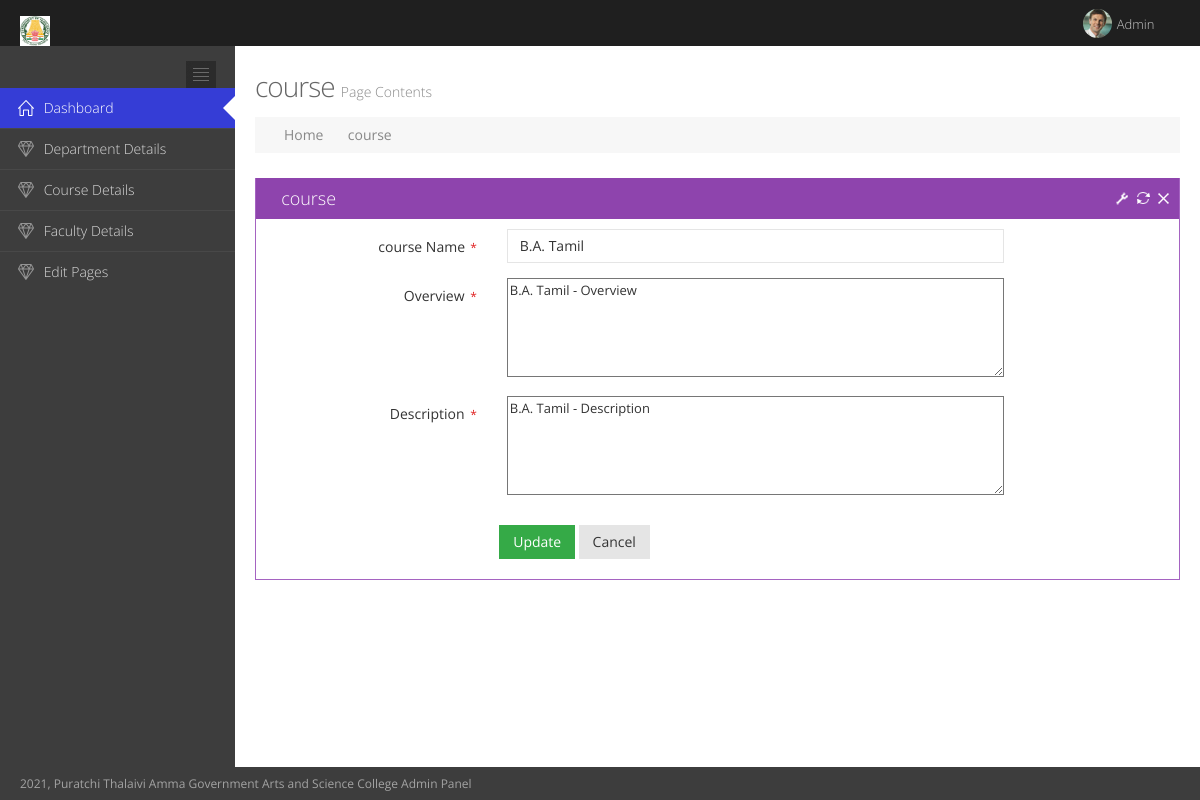
The page /AdminPanel/Courseedit.php?id=1 (signed in) on the database its author committed.
### tables this page shows
CREATE TABLE `course` (
  `CourseID` int(11) NOT NULL,
  `CourseName` varchar(100) NOT NULL,
  `CourseOverview` varchar(500) NOT NULL,
  `CourseDescription` varchar(2000) NOT NULL,
  `CourseCurriculumURL` varchar(500) NOT NULL,
  `Dept_ID` int(11) NOT NULL
);

### AdminPanel/courseedit.php (the view, shortened to what this page needs)
<?php
include("header.php");
include('./dbConnect.php');
$Courseid=$_GET['id'];
$title="course";
?>
	<div class="page-content-wrapper">
		<div class="page-content">
			<h3 class="page-title">
			<?php echo $title;?> <small>Page Contents</small>
			</h3>
			<div class="page-bar">
				<ul class="page-breadcrumb">
					<li>
						<i class="fa fa-home"></i>
						<a href="index-2.html">Home</a>
						<i class="fa fa-angle-right"></i>
					</li>
					<li>
						<a href="#"><?php echo $title;?></a>
					</li>
				</ul>
			</div>
			<div class="row">
				<div class="col-md-12">
					<div class="portlet box purple" >
						<div class="portlet-title">
							<div class="caption">
								<i class="fa fa-gift"></i><?php echo $title;?>
							</div>
							<div class="tools">
								<a href="#portlet-config" data-toggle="modal" class="config" data-original-title="" title="">
								</a>
								<a href="javascript:;" class="reload" data-original-title="" title="">
								</a>
								<a href="javascript:;" class="remove" data-original-title="" title="">
								</a>
							</div>
						</div>
						<?php
  $query = "SELECT * FROM course WHERE CourseID LIKE '$Courseid';";
   $results = $db->query($query);
   $results = $results->fetch();
?>
						<div class="portlet-body form">
							<form action="courseedit2.php?id=<?php echo $results['CourseID']?>"  class="form-horizontal"  method="POST" enctype="multipart/form-data"  >
                                <div class="col-md-12" style="background:#fff;">
                                <div class="form-body">
                            	<div class="form-group">
										<label class="control-label col-md-3"> <?php echo $title;?> Name<span class="required" aria-required="true">
										* </span>
										</label>
										<div class="col-md-7">
											<input type="text" id="Name" name="Name" required data-required="1" class="form-control" value="<?php echo $results['CourseName'];?>">
										</div>
									</div>
                                    <div class="form-group">
										<label class="control-label col-md-3">Overview <span class="required" aria-required="true">
										* </span>
										</label>
										<div class="col-md-7">
											<textarea rows="5"  cols="80" name="Overview" style="width:100%" value=""  required><?php echo $results['CourseOverview'];?></textarea>
										</div>
									</div>
									<div class="form-group">
										<label class="control-label col-md-3">Description <span class="required" aria-required="true">
										* </span>
										</label>
										<div class="col-md-7">
											<textarea rows="5"  cols="80" name="Description" style="width:100%" value=""  required><?php echo $results['CourseDescription'];?></textarea>
										</div>
									</div>
                        </div>
                                </div>
                            <div class="form-actions" style="background: #fff;">
									<div class="row">
										<div class="col-md-offset-3 col-md-9">
											<button type="submit" class="btn green">Update</button>
											<button type="button" class="btn default" onclick="window.location.href='./course.php'">Cancel</button>
										</div>
									</div>
								</div>
							</form>
						</div>
					</div>
				</div>
			</div>
		</div>
	</div>
</div>
<?php include("footer.php");?>

### AdminPanel/assets/admin/layout/css/themes/default.css (style rules this page uses)
body { background-color: #3d3d3d; }

### rows shown on the page
course: Name "B.A. Tamil", Overview "B.A. Tamil - Overview", Description "B.A. Tamil - Description"

### other values the page prints
$title "course"
